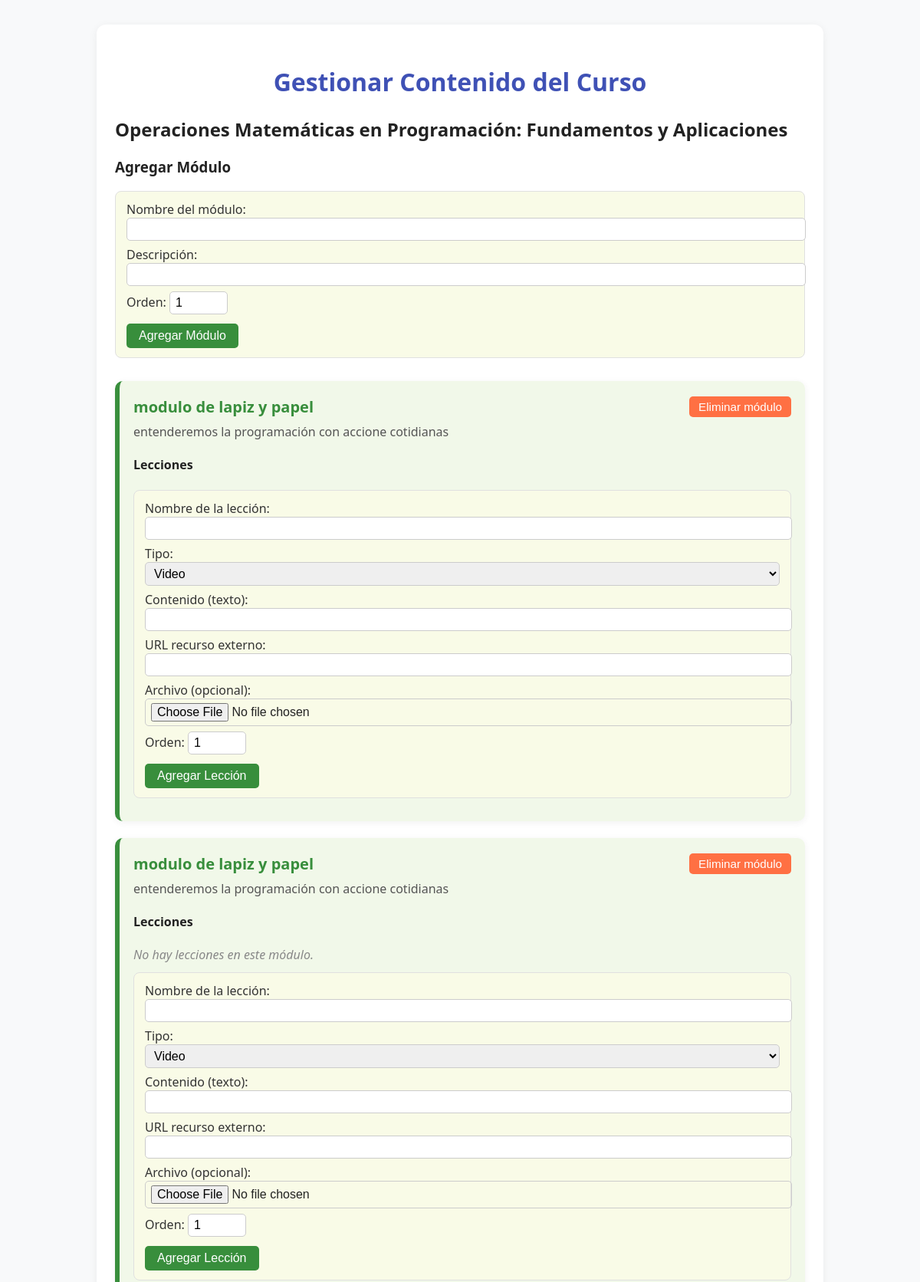
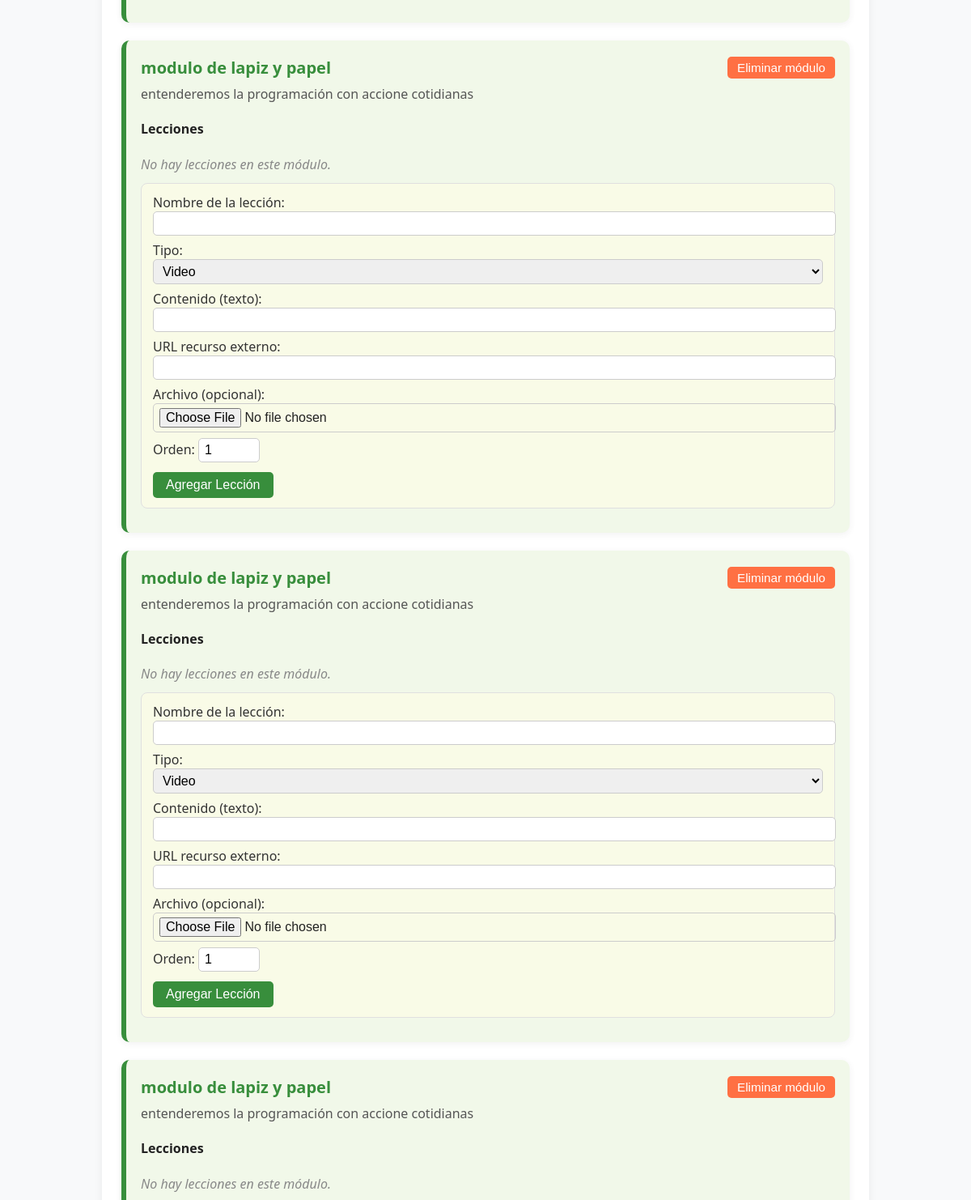
/paginas/cursos/gestionar_contenido_curso.php?id_curso=7 (signed in, upper part), run on the app's committed database (2 pictures, top to bottom).
### tables this page shows
CREATE TABLE `cursos` (
  `id_curso` int(11) NOT NULL,
  `nombre_curso` varchar(100) NOT NULL,
  `descripcion` text DEFAULT NULL,
  `id_profesor` int(11) DEFAULT NULL,
  `nivel_dificultad` enum('principiante','intermedio','avanzado') DEFAULT NULL,
  `categoria` varchar(50) DEFAULT NULL,
  `imagen_portada` varchar(255) DEFAULT NULL,
  `fecha_creacion` datetime DEFAULT current_timestamp(),
  `estado` enum('activo','inactivo','en_edicion') DEFAULT 'activo',
  `precio` decimal(10,2) DEFAULT 0.00
);

CREATE TABLE `modulos_curso` (
  `id_modulo` int(11) NOT NULL,
  `id_curso` int(11) NOT NULL,
  `nombre_modulo` varchar(255) NOT NULL,
  `descripcion_modulo` text DEFAULT NULL,
  `orden` int(11) NOT NULL,
  `fecha_creacion` datetime DEFAULT current_timestamp()
);

### paginas/cursos/gestionar_contenido_curso.php (the view, shortened to what this page needs)
<?php
include_once '../../includes/db.php';
$curso = null;
$modulos = [];
if (isset($_GET['id_curso']) && is_numeric($_GET['id_curso'])) {
    $id_curso = (int)$_GET['id_curso'];
    $sql_curso = "SELECT id_curso, nombre_curso, id_profesor FROM cursos WHERE id_curso = ?";
    $stmt_curso = $conexion->prepare($sql_curso);
    $stmt_curso->bind_param("i", $id_curso);
    $stmt_curso->execute();
    $resultado_curso = $stmt_curso->get_result();
    if ($resultado_curso->num_rows > 0) {
        $curso = $resultado_curso->fetch_assoc();
        $sql_modulos = "SELECT id_modulo, nombre_modulo, descripcion_modulo, orden FROM modulos_curso WHERE id_curso = ? ORDER BY orden ASC";
        $stmt_modulos = $conexion->prepare($sql_modulos);
        $stmt_modulos->bind_param("i", $id_curso);
        $stmt_modulos->execute();
        $resultado_modulos = $stmt_modulos->get_result();
        $modulos = [];
        while ($modulo = $resultado_modulos->fetch_assoc()) {
            $sql_lecciones = "SELECT id_leccion, nombre_leccion, tipo, contenido_texto, url_recurso, orden FROM lecciones WHERE id_modulo = ? ORDER BY orden ASC";
            $stmt_lecciones = $conexion->prepare($sql_lecciones);
            $stmt_lecciones->bind_param("i", $modulo['id_modulo']);
            $stmt_lecciones->execute();
            $resultado_lecciones = $stmt_lecciones->get_result();
            $modulo['lecciones'] = [];
            while ($leccion = $resultado_lecciones->fetch_assoc()) {
                $modulo['lecciones'][] = $leccion;
            }
            $modulos[] = $modulo;
        }
    } else {
        $mensaje_error = "Curso no encontrado.";
    }
} else {
    $mensaje_error = "ID de curso no especificado o inválido.";
}
?>
<!DOCTYPE html>
<html lang="es">
<head>
</head>
<body>
    <div class="contenedor">
        <h1>Gestionar Contenido del Curso</h1>
        <?php if ($curso): ?>
            <h2><?php echo htmlspecialchars($curso['nombre_curso']); ?></h2>
            <h3>Agregar Módulo</h3>
            <form method="POST" class="form-agregar-modulo" style="margin-bottom: 30px;">
                <div>
                    <label>Nombre del módulo:</label>
                    <input type="text" name="nombre_modulo" required>
                </div>
                <div>
                    <label>Descripción:</label>
                    <input type="text" name="descripcion_modulo">
                </div>
                <div>
                    <label>Orden:</label>
                    <input type="number" name="orden_modulo" value="1" min="1" style="width: 60px;">
                </div>
                <button type="submit">Agregar Módulo</button>
            </form>
            <?php if (!empty($modulos)): ?>
                <?php foreach ($modulos as $modulo): ?>
                    <div class="modulo-card">
                        <div class="modulo-header">
                            <h3><?php echo htmlspecialchars($modulo['nombre_modulo']); ?></h3>
                            <form method="POST" style="display:inline;">
                                <button type="submit" class="eliminar-modulo-btn" onclick="return confirm('¿Eliminar este módulo y todas sus lecciones?');">Eliminar módulo</button>
                            </form>
                        </div>
                        <div class="modulo-desc"><?php echo htmlspecialchars($modulo['descripcion_modulo']); ?></div>
                        <h4>Lecciones</h4>
                        <?php if (!empty($modulo['lecciones'])): ?>
                            <ul class="leccion-list">
                                <?php foreach ($modulo['lecciones'] as $leccion): ?>
                                    <?php if (!empty($leccion['nombre_leccion']) && !empty($leccion['tipo'])):  ?>
                                        <li class="leccion-item">
                                            <div class="leccion-info">
                                                <span class="leccion-nombre"><?php echo htmlspecialchars($leccion['nombre_leccion']); ?></span>
                                                <span class="leccion-tipo">(<?php echo htmlspecialchars($leccion['tipo']); ?>)</span>
                                            </div>
                                            <div class="leccion-actions">
                                                <form method="POST" style="display:inline;">
                                                    <input type="hidden" name="accion" value="eliminar_leccion">
                                                    <input type="hidden" name="id_leccion_a_eliminar" value="<?php echo $leccion['id_leccion']; ?>">
                                                    <button type="submit" onclick="return confirm('¿Eliminar esta lección?');">Eliminar</button>
                                                </form>
                                            </li>
                                        <?php endif; ?>
                                    <?php endforeach; ?>
                                </ul>
                            <?php else: ?>
                                <em style="color:#888;">No hay lecciones en este módulo.</em>
                            <?php endif; ?>
                        <form method="POST" enctype="multipart/form-data" class="form-agregar-leccion">
                            <div>
                                <label>Nombre de la lección:</label>
                                <input type="text" name="nombre_leccion" required>
                            </div>
                            <div>
                                <label>Tipo:</label>
                                <select name="tipo" required>
                                    <option value="video">Video</option>
                                </select>
                            </div>
                            <div>
                                <label>Contenido (texto):</label>
                                <input type="text" name="contenido_texto">
                            </div>
                            <div>
                                <label>URL recurso externo:</label>
                                <input type="text" name="url_recurso">
                            </div>
                            <div>
                                <label>Archivo (opcional):</label>
                                <input type="file" name="archivo_leccion">
                            </div>
                            <div>
                                <label>Orden:</label>
                                <input type="number" name="orden_leccion" value="1" min="1" style="width: 60px;">
                            </div>
                            <button type="submit">Agregar Lección</button>
                        </form>
                    </div>
                <?php endforeach; ?>
            <?php else: ?>
                <div style="margin:30px 0; color:#888;">No hay módulos en este curso.</div>
            <?php endif; ?>
        <?php else: ?>
            <div class="mensaje-error">No se encontró el curso o no tienes permisos.</div>
        <?php endif; ?>
    </div>
</body>
</html>

### paginas/cursos/gestionar_contenido_curso.php (style rules this page uses)
body { background: #f8f9fa; font-family: 'Segoe UI', Arial, sans-serif; color: #222; margin: 0; padding: 0; }
.contenedor { max-width: 900px; margin: 32px auto; background: #fff; border-radius: 12px; box-shadow: 0 2px 12px rgba(0,0,0,0.06); padding: 32px 24px; }
h1 { color: #3f51b5; margin-bottom: 24px; text-align: center; }
.modulo-card { background: #f1f8e9; border-radius: 10px; box-shadow: 0 2px 8px rgba(60,60,60,0.07); margin-bottom: 22px; padding: 20px 18px; border-left: 6px solid #388e3c; transition: box-shadow 0.2s; }
.modulo-header { display: flex; justify-content: space-between; align-items: center; margin-bottom: 8px; }
.modulo-header h3 { margin: 0; color: #388e3c; font-size: 1.25em; }
.modulo-desc { color: #555; margin-bottom: 10px; }
.form-agregar-leccion, .form-agregar-modulo { background: #f9fbe7; border-radius: 8px; padding: 12px 14px; margin-top: 12px; margin-bottom: 10px; border: 1px solid #e0e0e0; }
.form-agregar-leccion label, .form-agregar-modulo label { font-weight: 500; color: #333; }
.form-agregar-leccion input, .form-agregar-leccion select, .form-agregar-modulo input { margin-bottom: 7px; padding: 5px 7px; border-radius: 5px; border: 1px solid #ccc; width: 100%; font-size: 1em; }
.form-agregar-leccion button, .form-agregar-modulo button { background: #388e3c; color: #fff; border: none; border-radius: 5px; padding: 7px 16px; cursor: pointer; font-size: 1em; margin-top: 5px; }
.eliminar-modulo-btn { background: #ff7043; color: #fff; border: none; border-radius: 5px; padding: 5px 12px; cursor: pointer; font-size: 0.95em; margin-left: 10px; }

### data on the page
cursos: nombre_curso "Operaciones Matemáticas en Programación: Fundamentos y Aplicaciones"
modulos_curso: nombre_modulo "modulo de lapiz y papel", descripcion_modulo "entenderemos la programación con accione cotidianas", shows "No hay lecciones en este módulo."
modulos_curso: nombre_modulo "modulo de lapiz y papel", descripcion_modulo "entenderemos la programación con accione cotidianas", shows "No hay lecciones en este módulo."
modulos_curso: nombre_modulo "modulo de lapiz y papel", descripcion_modulo "entenderemos la programación con accione cotidianas", shows "No hay lecciones en este módulo."
modulos_curso: nombre_modulo "modulo de lapiz y papel", descripcion_modulo "entenderemos la programación con accione cotidianas", shows "No hay lecciones en este módulo."

### other printed values
$modulo['nombre_modulo'] "modulo de lapiz y papel"
$modulo['descripcion_modulo'] "entenderemos la programación con accione cotidianas"
